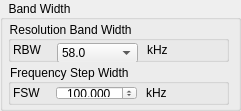
         <widget class="QGroupBox" name="grpRfBandWidth">
          <property name="minimumSize">
           <size>
            <width>241</width>
            <height>111</height>
           </size>
          </property>
          <property name="maximumSize">
           <size>
            <width>241</width>
            <height>111</height>
           </size>
          </property>
          <property name="styleSheet">
           <string notr="true">color: rgb(0, 0, 0);</string>
          </property>
          <property name="title">
           <string>  Band Width  </string>
          </property>
          <property name="flat">
           <bool>false</bool>
          </property>
          <property name="checkable">
           <bool>false</bool>
          </property>
          <layout class="QVBoxLayout" name="verticalLayout_8">
           <property name="spacing">
            <number>2</number>
           </property>
           <property name="leftMargin">
            <number>5</number>
           </property>
           <property name="topMargin">
            <number>1</number>
           </property>
           <property name="rightMargin">
            <number>5</number>
           </property>
           <property name="bottomMargin">
            <number>1</number>
           </property>
           <item>
            <widget class="QGroupBox" name="grpResolutionBandWidth">
             <property name="minimumSize">
              <size>
               <width>221</width>
               <height>41</height>
              </size>
             </property>
             <property name="maximumSize">
              <size>
               <width>221</width>
               <height>41</height>
              </size>
             </property>
             <property name="styleSheet">
              <string notr="true">color: rgb(0, 0, 0);</string>
             </property>
             <property name="title">
              <string>Resolution Band Width  </string>
             </property>
             <property name="flat">
              <bool>true</bool>
             </property>
             <layout class="QHBoxLayout" name="horizontalLayout_9">
              <property name="spacing">
               <number>2</number>
              </property>
              <property name="margin">
               <number>1</number>
              </property>
              <item>
               <layout class="QHBoxLayout" name="horizontalLayout_5">
                <property name="spacing">
                 <number>9</number>
                </property>
                <property name="margin">
                 <number>1</number>
                </property>
                <item>
                 <widget class="QLabel" name="label_18">
                  <property name="text">
                   <string>RBW  </string>
                  </property>
                 </widget>
                </item>
                <item>
                 <widget class="QComboBox" name="cbResolutionBandWidthValue">
                  <property name="minimumSize">
                   <size>
                    <width>81</width>
                    <height>20</height>
                   </size>
                  </property>
                  <property name="maximumSize">
                   <size>
                    <width>81</width>
                    <height>16777215</height>
                   </size>
                  </property>
                  <item>
                   <property name="text">
                    <string>58.0</string>
                   </property>
                  </item>
                  <item>
                   <property name="text">
                    <string>67,7</string>
                   </property>
                  </item>
                  <item>
                   <property name="text">
                    <string>81,3</string>
                   </property>
                  </item>
                  <item>
                   <property name="text">
                    <string>101,6</string>
                   </property>
                  </item>
                  <item>
                   <property name="text">
                    <string>116,1</string>
                   </property>
                  </item>
                  <item>
                   <property name="text">
                    <string>135,4</string>
                   </property>
                  </item>
                  <item>
                   <property name="text">
                    <string>162,5</string>
                   </property>
                  </item>
                  <item>
                   <property name="text">
                    <string>203,1</string>
                   </property>
                  </item>
                  <item>
                   <property name="text">
                    <string>232,1</string>
                   </property>
                  </item>
                  <item>
                   <property name="text">
                    <string>270,8</string>
                   </property>
                  </item>
                  <item>
                   <property name="text">
                    <string>325,0</string>
                   </property>
                  </item>
                  <item>
                   <property name="text">
                    <string>406,3</string>
                   </property>
                  </item>
                  <item>
                   <property name="text">
                    <string>464,3</string>
                   </property>
                  </item>
                  <item>
                   <property name="text">
                    <string>541,7</string>
                   </property>
                  </item>
                  <item>
                   <property name="text">
                    <string>650,0</string>
                   </property>
                  </item>
                  <item>
                   <property name="text">
                    <string>812,5</string>
                   </property>
                  </item>
                 </widget>
                </item>
                <item>
                 <widget class="QLabel" name="label_5">
                  <property name="text">
                   <string>kHz</string>
                  </property>
                 </widget>
                </item>
                <item>
                 <spacer name="horizontalSpacer_4">
                  <property name="orientation">
                   <enum>Qt::Horizontal</enum>
                  </property>
                  <property name="sizeHint" stdset="0">
                   <size>
                    <width>40</width>
                    <height>20</height>
                   </size>
                  </property>
                 </spacer>
                </item>
               </layout>
              </item>
             </layout>
            </widget>
           </item>
           <item>
            <widget class="QGroupBox" name="grpFrqStepWidth">
             <property name="minimumSize">
              <size>
               <width>221</width>
               <height>0</height>
              </size>
             </property>
             <property name="maximumSize">
              <size>
               <width>221</width>
               <height>41</height>
              </size>
             </property>
             <property name="styleSheet">
              <string notr="true">color: rgb(0, 0, 0);</string>
             </property>
             <property name="title">
              <string>Frequency Step Width </string>
             </property>
             <property name="flat">
              <bool>true</bool>
             </property>
             <property name="checkable">
              <bool>false</bool>
             </property>
             <property name="checked">
              <bool>false</bool>
             </property>
             <layout class="QVBoxLayout" name="verticalLayout_34">
              <property name="spacing">
               <number>2</number>
              </property>
              <property name="margin">
               <number>1</number>
              </property>
              <item>
               <layout class="QHBoxLayout" name="horizontalLayout_10">
                <property name="spacing">
                 <number>9</number>
                </property>
                <property name="margin">
                 <number>1</number>
                </property>
                <item>
                 <widget class="QLabel" name="label_19">
                  <property name="text">
                   <string>FSW  </string>
                  </property>
                 </widget>
                </item>
                <item>
                 <widget class="QDoubleSpinBox" name="spFrqStepwidthValue">
                  <property name="minimumSize">
                   <size>
                    <width>81</width>
                    <height>0</height>
                   </size>
                  </property>
                  <property name="alignment">
                   <set>Qt::AlignCenter</set>
                  </property>
                  <property name="decimals">
                   <number>3</number>
                  </property>
                  <property name="minimum">
                   <double>0.100000000000000</double>
                  </property>
                  <property name="maximum">
                   <double>900.000000000000000</double>
                  </property>
                  <property name="singleStep">
                   <double>11.000000000000000</double>
                  </property>
                  <property name="value">
                   <double>100.000000000000000</double>
                  </property>
                 </widget>
                </item>
                <item>
                 <widget class="QLabel" name="label_16">
                  <property name="text">
                   <string>kHz</string>
                  </property>
                 </widget>
                </item>
                <item>
                 <spacer name="horizontalSpacer_5">
                  <property name="orientation">
                   <enum>Qt::Horizontal</enum>
                  </property>
                  <property name="sizeHint" stdset="0">
                   <size>
                    <width>40</width>
                    <height>20</height>
                   </size>
                  </property>
                 </spacer>
                </item>
               </layout>
              </item>
             </layout>
            </widget>
           </item>
          </layout>
         </widget>
